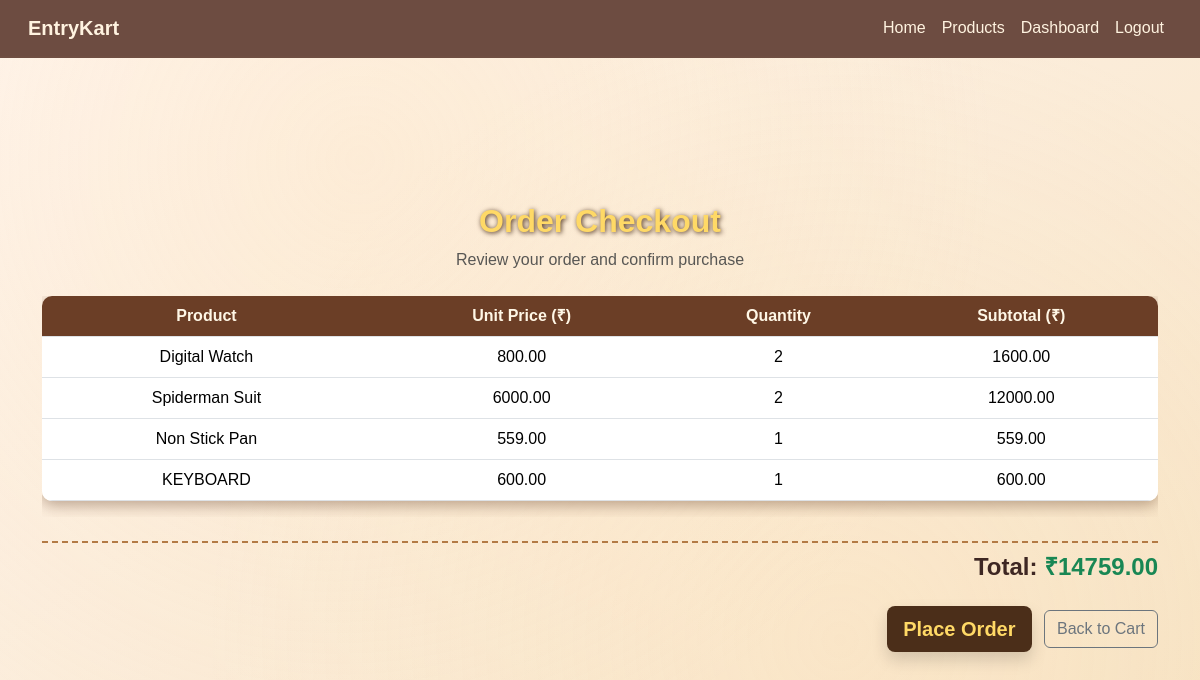
Screenshot of /checkout/ (signed in) with the database file from the repository.
### store/models.py (models this page shows, shortened)
class CartItem(models.Model):
    cart = models.ForeignKey(Cart, on_delete=models.CASCADE, related_name='items')
    product = models.ForeignKey(Product, on_delete=models.CASCADE)
    quantity = models.PositiveIntegerField(default=1)
    class Meta:
        unique_together = ('cart', 'product')
    def subtotal(self):
        return self.product.price * self.quantity

class Product(models.Model):
    name = models.CharField(max_length=100)
    description = models.TextField()
    price = models.DecimalField(max_digits=10, decimal_places=2)
    stock = models.IntegerField()
    image_url = models.URLField(max_length=500, blank=True, null=True)

### store/views.py (the view, shortened to what this page needs)
# urls.py: path('checkout/', views.checkout, name='checkout'),  # Add this for checkout functionality
@login_required(login_url='store:login')
def checkout(request):
    cart, _ = Cart.objects.get_or_create(user=request.user)
    items = cart.items.select_related('product').all()
    total = sum(item.subtotal() for item in items)
    return render(request, 'checkout.html', {'cart': cart, 'items': items, 'total': total})

### store/templates/checkout.html (shortened to what this page needs)
{% extends "base.html" %}
{% load static %}
{% block content %}
<div class="cart-container my-5">
  <div class="text-center mb-4">
    <h2 class="fw-bold cart-title">Order Checkout</h2>
    <p class="text-muted">Review your order and confirm purchase</p>
  </div>
  {% if items %}
    <div class="table-responsive">
      <table class="table cart-table align-middle text-center">
        <thead>
          <tr>
            <th>Product</th>
            <th>Unit Price (₹)</th>
            <th>Quantity</th>
            <th>Subtotal (₹)</th>
          </tr>
        </thead>
        <tbody>
          {% for item in items %}
          <tr>
            <td>{{ item.product.name }}</td>
            <td>{{ item.product.price }}</td>
            <td>{{ item.quantity }}</td>
            <td>{{ item.subtotal }}</td>
          </tr>
          {% endfor %}
        </tbody>
      </table>
    </div>
    <div class="cart-summary text-end mt-4">
      <h4 class="fw-bold">Total: <span class="text-success">₹{{ total }}</span></h4>
      <form method="POST">
        <button type="submit" class="btn btn-lg btn-success fw-semibold mt-3 shadow checkout-btn">
          Place Order
        </button>
        <a href="{% url 'store:view_cart' %}" class="btn btn-outline-secondary mt-3 ms-2">Back to Cart</a>
      </form>
    </div>
  {% endif %}
</div>
{% endblock %}

### store/templates/base.html (style rules this page uses)
body { font-family: 'Poppins', sans-serif; background: linear-gradient(to bottom right, #fff5ee, #f7e3c3); color: #3e2723; min-height: 100vh; overflow-x: hidden; }
html { scroll-behavior: smooth; }

### store/templates/checkout.html (style rules this page uses)
.cart-title { color: #ffd966; text-shadow: 1px 1px 5px #4b2e19; }
.cart-table { background-color: rgba(255, 245, 230, 0.9); color: #3d2a1a; border-radius: 10px; overflow: hidden; box-shadow: 0 4px 15px rgba(85, 46, 23, 0.4); }
.cart-table th { background-color: #6b3e26; color: #fff7e6; }
.checkout-btn { background-color: #4b2e19; border: none; color: #ffd966; }
.cart-summary { border-top: 2px dashed #b37a44; padding-top: 10px; }

### rows the page displays
CartItem: product.name "Digital Watch", product.price "800.00", quantity "2", subtotal "1600.00"
CartItem: product.name "Spiderman Suit", product.price "6000.00", quantity "2", subtotal "12000.00"
CartItem: product.name "Non Stick Pan", product.price "559.00", quantity "1", subtotal "559.00"
CartItem: product.name "KEYBOARD", product.price "600.00", quantity "1", subtotal "600.00"

### other values shown
{{ total }} "14759.00"
